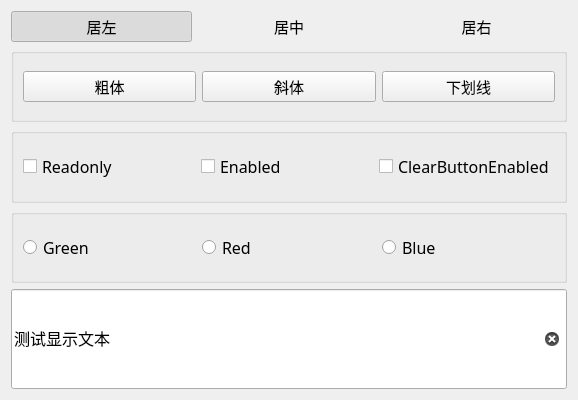
<?xml version="1.0" encoding="UTF-8"?>
<ui version="4.0">
 <class>Widget</class>
 <widget class="QWidget" name="Widget">
  <property name="geometry">
   <rect>
    <x>0</x>
    <y>0</y>
    <width>578</width>
    <height>400</height>
   </rect>
  </property>
  <property name="windowTitle">
   <string>Widget</string>
  </property>
  <layout class="QGridLayout" name="gridLayout">
   <item row="0" column="0">
    <layout class="QHBoxLayout" name="horizontalLayout_3">
     <item>
      <widget class="QPushButton" name="btnAlign_Left">
       <property name="font">
        <font>
         <family>华文中宋</family>
         <pointsize>11</pointsize>
        </font>
       </property>
       <property name="text">
        <string>居左</string>
       </property>
       <property name="icon">
        <iconset resource="res.qrc">
         <normaloff>:/icons/images/508.bmp</normaloff>:/icons/images/508.bmp</iconset>
       </property>
       <property name="checkable">
        <bool>true</bool>
       </property>
       <property name="checked">
        <bool>true</bool>
       </property>
       <property name="autoExclusive">
        <bool>true</bool>
       </property>
       <property name="flat">
        <bool>true</bool>
       </property>
      </widget>
     </item>
     <item>
      <widget class="QPushButton" name="btnAlign_Center">
       <property name="font">
        <font>
         <family>华文中宋</family>
         <pointsize>11</pointsize>
        </font>
       </property>
       <property name="text">
        <string>居中</string>
       </property>
       <property name="icon">
        <iconset resource="res.qrc">
         <normaloff>:/icons/images/510.bmp</normaloff>:/icons/images/510.bmp</iconset>
       </property>
       <property name="checkable">
        <bool>true</bool>
       </property>
       <property name="autoExclusive">
        <bool>true</bool>
       </property>
       <property name="flat">
        <bool>true</bool>
       </property>
      </widget>
     </item>
     <item>
      <widget class="QPushButton" name="btnAlign_Right">
       <property name="font">
        <font>
         <family>华文中宋</family>
         <pointsize>11</pointsize>
        </font>
       </property>
       <property name="text">
        <string>居右</string>
       </property>
       <property name="icon">
        <iconset resource="res.qrc">
         <normaloff>:/icons/images/512.bmp</normaloff>:/icons/images/512.bmp</iconset>
       </property>
       <property name="checkable">
        <bool>true</bool>
       </property>
       <property name="autoExclusive">
        <bool>true</bool>
       </property>
       <property name="flat">
        <bool>true</bool>
       </property>
      </widget>
     </item>
    </layout>
   </item>
   <item row="1" column="0">
    <widget class="QGroupBox" name="groupBox">
     <property name="font">
      <font>
       <underline>false</underline>
       <strikeout>false</strikeout>
      </font>
     </property>
     <property name="title">
      <string/>
     </property>
     <property name="flat">
      <bool>true</bool>
     </property>
     <layout class="QHBoxLayout" name="horizontalLayout_4">
      <item>
       <widget class="QPushButton" name="btnFont_Bold">
        <property name="font">
         <font>
          <family>华文中宋</family>
          <pointsize>11</pointsize>
          <underline>false</underline>
          <strikeout>false</strikeout>
         </font>
        </property>
        <property name="text">
         <string>粗体</string>
        </property>
        <property name="icon">
         <iconset resource="res.qrc">
          <normaloff>:/icons/images/500.bmp</normaloff>:/icons/images/500.bmp</iconset>
        </property>
        <property name="checkable">
         <bool>true</bool>
        </property>
       </widget>
      </item>
      <item>
       <widget class="QPushButton" name="btnFont_Italic">
        <property name="font">
         <font>
          <family>华文中宋</family>
          <pointsize>11</pointsize>
          <underline>false</underline>
          <strikeout>false</strikeout>
         </font>
        </property>
        <property name="text">
         <string>斜体</string>
        </property>
        <property name="icon">
         <iconset resource="res.qrc">
          <normaloff>:/icons/images/502.bmp</normaloff>:/icons/images/502.bmp</iconset>
        </property>
        <property name="checkable">
         <bool>true</bool>
        </property>
       </widget>
      </item>
      <item>
       <widget class="QPushButton" name="btnFont_UnderLine">
        <property name="font">
         <font>
          <family>华文中宋</family>
          <pointsize>11</pointsize>
          <underline>false</underline>
          <strikeout>false</strikeout>
         </font>
        </property>
        <property name="text">
         <string>下划线</string>
        </property>
        <property name="icon">
         <iconset resource="res.qrc">
          <normaloff>:/icons/images/504.bmp</normaloff>:/icons/images/504.bmp</iconset>
        </property>
        <property name="checkable">
         <bool>true</bool>
        </property>
       </widget>
      </item>
     </layout>
    </widget>
   </item>
   <item row="2" column="0">
    <widget class="QGroupBox" name="groupBox_2">
     <property name="title">
      <string/>
     </property>
     <property name="flat">
      <bool>true</bool>
     </property>
     <layout class="QHBoxLayout" name="horizontalLayout_2">
      <item>
       <widget class="QCheckBox" name="checkBox_Readonly">
        <property name="font">
         <font>
          <family>Romantic</family>
          <pointsize>12</pointsize>
         </font>
        </property>
        <property name="text">
         <string>Readonly</string>
        </property>
       </widget>
      </item>
      <item>
       <widget class="QCheckBox" name="checkBox_Enable">
        <property name="font">
         <font>
          <family>Romantic</family>
          <pointsize>12</pointsize>
         </font>
        </property>
        <property name="text">
         <string>Enabled</string>
        </property>
        <property name="icon">
         <iconset resource="res.qrc">
          <normaloff>:/icons/images/212.bmp</normaloff>:/icons/images/212.bmp</iconset>
        </property>
       </widget>
      </item>
      <item>
       <widget class="QCheckBox" name="checkBox_ClearButton">
        <property name="font">
         <font>
          <family>Romantic</family>
          <pointsize>12</pointsize>
         </font>
        </property>
        <property name="text">
         <string>ClearButtonEnabled</string>
        </property>
       </widget>
      </item>
     </layout>
    </widget>
   </item>
   <item row="3" column="0">
    <widget class="QGroupBox" name="groupBox_3">
     <property name="title">
      <string/>
     </property>
     <property name="flat">
      <bool>true</bool>
     </property>
     <layout class="QHBoxLayout" name="horizontalLayout">
      <item>
       <widget class="QRadioButton" name="radioGreen">
        <property name="font">
         <font>
          <family>Romantic</family>
          <pointsize>12</pointsize>
         </font>
        </property>
        <property name="text">
         <string>Green</string>
        </property>
        <property name="icon">
         <iconset resource="res.qrc">
          <normaloff>:/icons/images/724.bmp</normaloff>:/icons/images/724.bmp</iconset>
        </property>
       </widget>
      </item>
      <item>
       <widget class="QRadioButton" name="radioRed">
        <property name="font">
         <font>
          <family>Romantic</family>
          <pointsize>12</pointsize>
         </font>
        </property>
        <property name="text">
         <string>Red</string>
        </property>
        <property name="icon">
         <iconset resource="res.qrc">
          <normaloff>:/icons/images/718.bmp</normaloff>:/icons/images/718.bmp</iconset>
        </property>
       </widget>
      </item>
      <item>
       <widget class="QRadioButton" name="radioBlue">
        <property name="font">
         <font>
          <family>Romantic</family>
          <pointsize>12</pointsize>
         </font>
        </property>
        <property name="text">
         <string>Blue</string>
        </property>
        <property name="icon">
         <iconset resource="res.qrc">
          <normaloff>:/icons/images/728.bmp</normaloff>:/icons/images/728.bmp</iconset>
        </property>
       </widget>
      </item>
     </layout>
    </widget>
   </item>
   <item row="4" column="0">
    <widget class="QLineEdit" name="lineEdit">
     <property name="minimumSize">
      <size>
       <width>0</width>
       <height>100</height>
      </size>
     </property>
     <property name="font">
      <font>
       <family>宋体</family>
       <pointsize>12</pointsize>
      </font>
     </property>
     <property name="text">
      <string>测试显示文本</string>
     </property>
     <property name="readOnly">
      <bool>false</bool>
     </property>
     <property name="clearButtonEnabled">
      <bool>true</bool>
     </property>
    </widget>
   </item>
  </layout>
 </widget>
 <resources>
  <include location="res.qrc"/>
 </resources>
 <connections/>
</ui>
